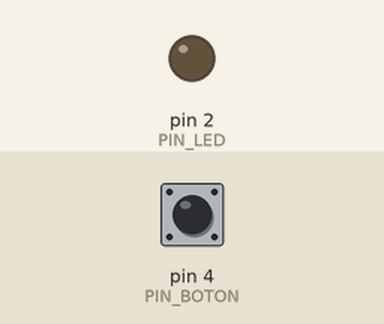
The sketch below on a simulated Arduino Uno, built with avr-gcc and run on an emulated ATmega328P. Parts: output pins drawn as LEDs (lit = HIGH). The test bench sets the inputs (shaded band); at power-on: pin 4 (PIN_BOTON) LOW.

Above: at 1.2 s.
1.3 s: pin 4 (PIN_BOTON) pulled HIGH for 0.15 s
At 2.2 s:
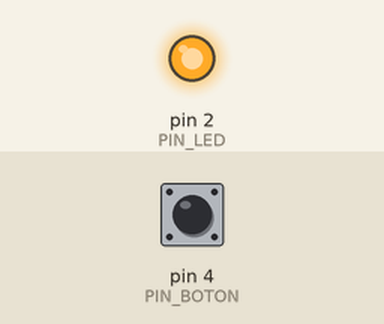
2.9 s: pin 4 (PIN_BOTON) pulled HIGH for 1 s
At 4.7 s:
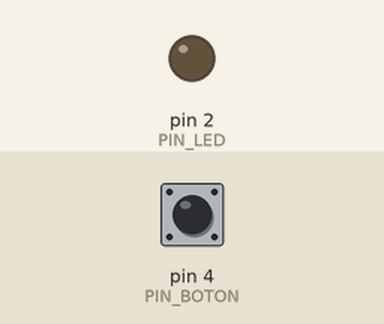
5.4 s: pin 4 (PIN_BOTON) pulled HIGH for 3.2 s
At 9.5 s:
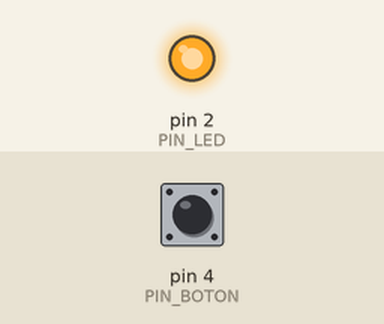
Timing chart, 0 to 11.0 s (numbered marks = the images above; inputs shaded):
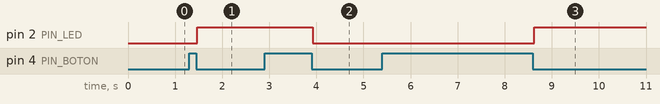

Measured:
- after the input at 1.3 s, pin 2 (PIN_LED): LOW → HIGH after 0.17 s
- after the input at 2.9 s, pin 2 (PIN_LED): HIGH → LOW after 1.0 s
- after the input at 5.4 s, pin 2 (PIN_LED): LOW → HIGH after 3.2 s

The sketch:

botonLed2.ino.ino
```cpp
/*
* botonLed2.ino
*
* Este programa hace que el led de status del microcontrolador
* ESP32 DEVKIT DOIT de 30 pines o un LED conectado al pin 2,
* cambie de estado (de apagado a prendido o viceversa) cada
* vez que se presiona el interruptor de botón.
*
* Uno de los polos del interruptor de botón está conectado
* al pin 4 y el otro al pin 3.3V. Hay una resistencia de
* 10 KOhm entre tierra y el pin 4.
*
* Este programa utiliza la biblioteca Bounce2 para eliminar
* el ruido en la conmutación de los interruptores
*
* La liga para descargar esta biblioteca es:
*
* https://github.com/thomasfredericks/Bounce2
*/
#include <Bounce2.h>
// Pin a la que esta conectado el interruptor, GPIO4
const unsigned int PIN_BOTON = 4;
// Pin a la que esta conectado el LED, GPIO2
const unsigned int PIN_LED = 2;
// Estado actual del pin del LED
int estadoLed = LOW;
// Crea una instancia de la clase Bounce
Bounce debouncer = Bounce();
void setup() {
// Establece el pin PIN_LED (GPIO2) como de salida.
pinMode(PIN_LED,OUTPUT);
// Establece el pin PIN_BOTON (GPIO4) como de entrada.
pinMode(PIN_BOTON, INPUT);
// Establece el interruptor de boton al que se le
// eliminara el ruido
debouncer.attach(PIN_BOTON);
// Establece el intervalo (en ms) de espera para eliminar
// el ruido
debouncer.interval(25);
digitalWrite(PIN_LED, estadoLed);
}
void loop() {
// Actualiza el estadoBoton de la instancia del objeto Bounce.
// Debe hacerse frecuentemente. Una vez en cada iteracion de
// la funcion loop()
debouncer.update();
// Cambia el estado del led solo si el estado del boton cambio
// de HIGH a LOW
if (debouncer.fell()) {
estadoLed = !estadoLed;
digitalWrite(PIN_LED, estadoLed);
}
}
```
